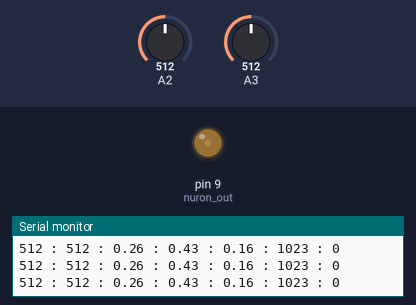
The sketch below on a simulated Arduino Uno, built with avr-gcc and run on an emulated ATmega328P. On the bench: output pins drawn as LEDs (lit = HIGH), the last lines printed to the serial monitor. The test bench sets the inputs (shaded band); at power-on: A3 = 512, A2 = 512.

Above: at 1.2 s.
1.3 s: A3 set to 0
At 2.0 s:
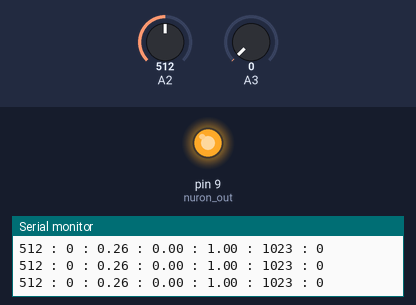
2.8 s: A3 set to 716
At 3.8 s:
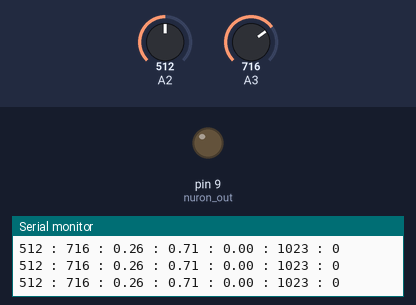
4.3 s: A2 set to 556
7.3 s: A2 set to 572
At 8.7 s:
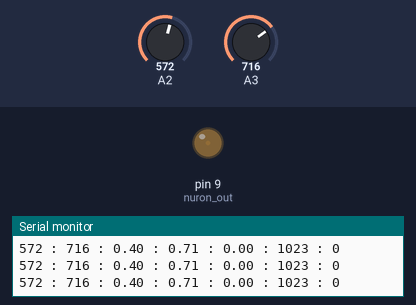
10.3 s: A3 set to 511
At 11.5 s:
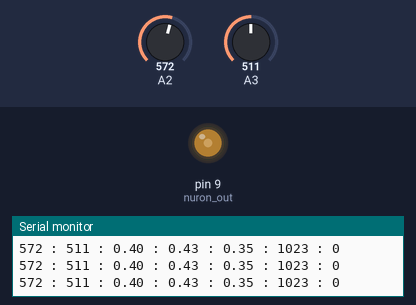
11.8 s: A3 set to 122
At 12.5 s:
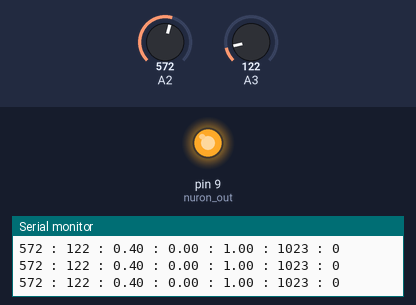
Timing chart, 0 to 14.8 s (numbered marks = the images above; inputs shaded):
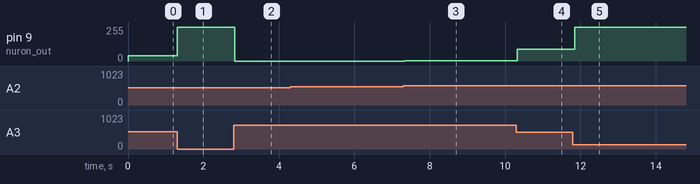

Measured:
- after the input at 1.3 s, pin 9 (nuron_out): 40/255 → 254/255 at once
- after the input at 2.8 s, pin 9 (nuron_out): 254/255 → 0/255 at once
- after the input at 7.3 s, pin 9 (nuron_out): 0/255 → 1/255 at once
- after the input at 10.3 s, pin 9 (nuron_out): 1/255 → 90/255 at once
- after the input at 11.8 s, pin 9 (nuron_out): 90/255 → 254/255 after 0.05 s

The sketch:

UNO_Neuron_out.ino.ino
```cpp
float n_input1;
float n_input2;

float w1;
float w2;
float b;

float prediction;

int nodeNumber = 3;

int val;


void setup() {
  pinMode(9, OUTPUT); // nuron out


  // set the data rate for the SoftwareSerial port
 Serial.begin(9600);
Serial.println("Hello, world?");

  switch (nodeNumber) {
    case 1:
      w1 = 5.75;
      w2 = 1.03;
      b = -2.21;
      break;

    case 2:
      w1 = -16.24;
      w2 = -1.82;
      b = 6.6;
      break;

    case 3:
      w1 = 7.55;
      w2 = -17.15;
      b = 3.75;
      break;
  }
}

void loop() {

if (nodeNumber ==3){
  int val1 = analogRead(A2);
   val= map(val1, 400, 820, 0, 100);
  val=constrain(val,0,100);
  n_input1=val/100.0;
  int val2 = analogRead(A3);
  val= map(val2, 200, 920, 0, 100);
  val=constrain(val,0,100);
  n_input2=val/100.0;

  Serial.print(val1);
  Serial.print(" : ");
  Serial.print(val2);
  Serial.print(" : ");
}

else{
  int val = analogRead(A2);
  val = map(val, 0, 1023, 0, 100);
  n_input1 = val / 100.0;
  val = analogRead(A3);
  val = map(val, 0, 1023, 0, 100);
  n_input2 = val / 100.0;
}

  // calculate the prediction starting with the weight and bias
  float z = n_input1 * w1 + n_input2 * w2 + b;
  // make a prediction using sigmoid
  prediction = Sigmoid(z);

  int output = int (255 * prediction);
  output = constrain(output, 0, 255);
  analogWrite(9, output);

 Serial.print(n_input1);
  Serial.print(" : ");
  Serial.print(n_input2);
  Serial.print(" : ");
  Serial.print(prediction);
  Serial.print(" : ");
  Serial.print(1023);
  Serial.print(" : ");
  Serial.print(0);
  Serial.println();
  delay(50);


}


float Sigmoid(float x) {
  float sig = 1 / (1 + exp(-1 * x));
  return sig;
}
```
